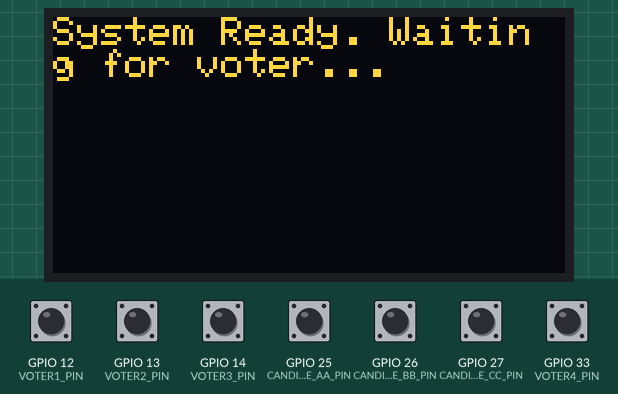
Recording of a sketch running on a simulated ESP32. Parts: 128×64 one-colour display. Inputs (shaded band) come from the test bench; at power-on: GPIO 12 (VOTER1_PIN), GPIO 13 (VOTER2_PIN), GPIO 14 (VOTER3_PIN), GPIO 25 (CANDIDATE_AA_PIN), GPIO 26 (CANDIDATE_BB_PIN), GPIO 27 (CANDIDATE_CC_PIN), GPIO 33 (VOTER4_PIN) HIGH. The OLED is the two-colour kind (top 16 rows yellow); WiFi joins after 1.5 s; servers stay silent unless stated; the local clock reads 2024-03-15 10:24:30 at power-on unless the sketch sets it; the Firebase database answers and starts empty; what the sketch prints to the serial monitor is not drawn.

Above: at 3.7 s.
3.8 s: GPIO 12 (VOTER1_PIN) pulled LOW for 0.15 s
At 5.2 s:
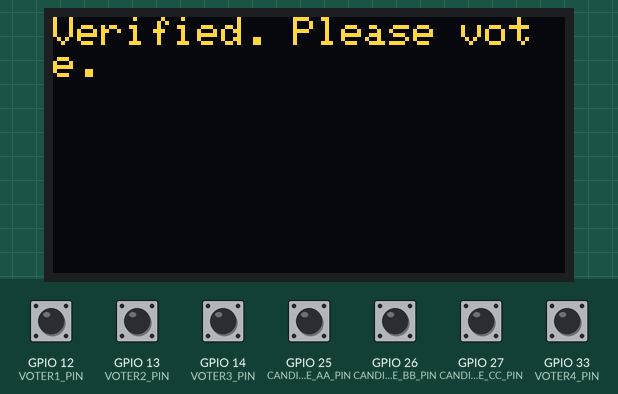
5.5 s: GPIO 25 (CANDIDATE_AA_PIN) pulled LOW for 0.15 s
At 6.8 s:
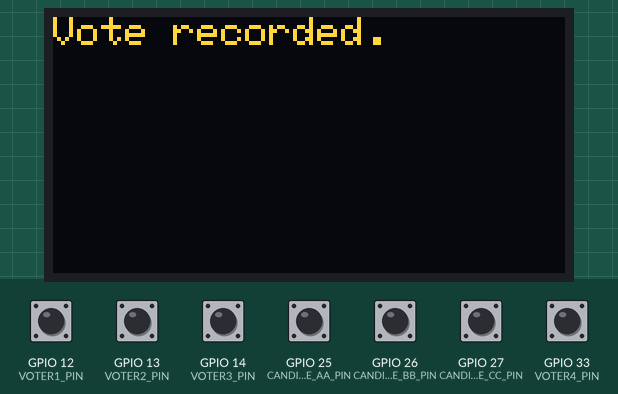
8.6 s: GPIO 12 (VOTER1_PIN) pulled LOW for 1 s
At 9.2 s:
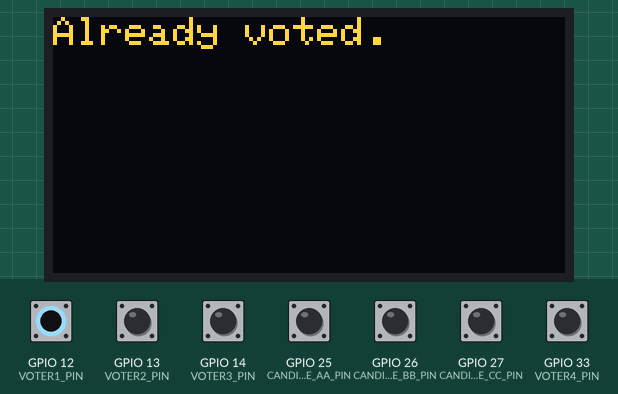
11.4 s: GPIO 13 (VOTER2_PIN) pulled LOW for 0.15 s
At 11.53 s:
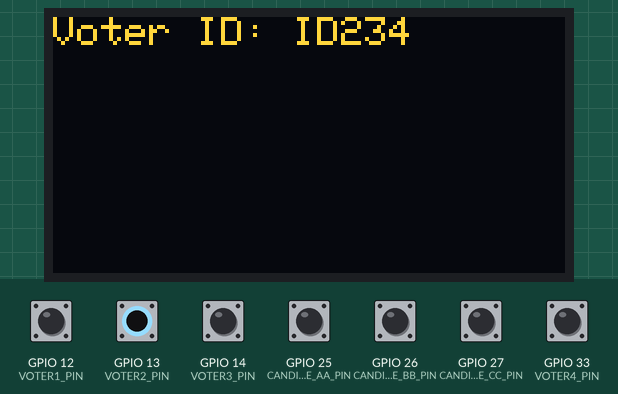
13.1 s: GPIO 25 (CANDIDATE_AA_PIN) pulled LOW for 1 s
At 15.7 s:
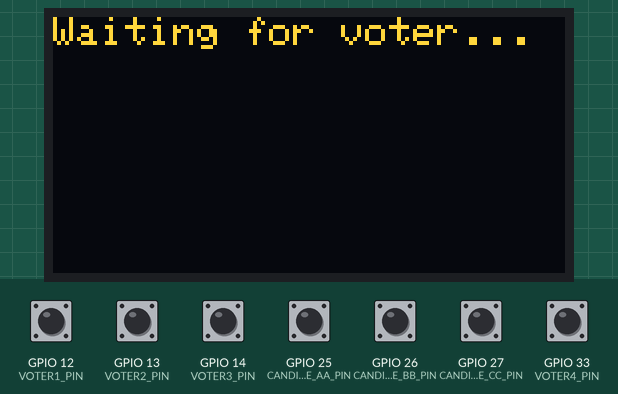
16.7 s: GPIO 14 (VOTER3_PIN) pulled LOW for 0.15 s
At 16.83 s:
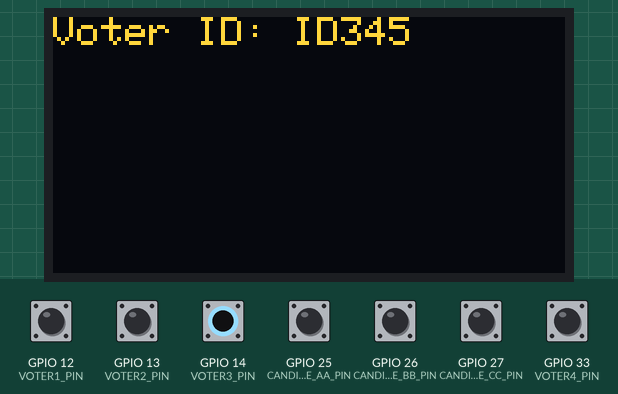
Timing chart, 0 to 19.4 s (numbered marks = the images above; inputs shaded):
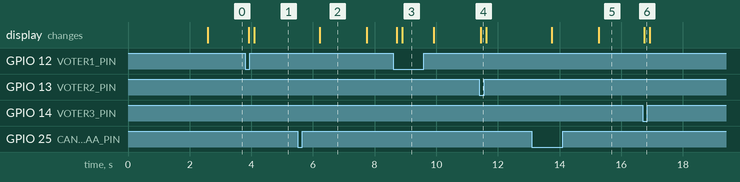

Measured:
- after the input at 3.8 s, the display: first changes after 0.12 s (image 1 shows a later state)
- after the input at 5.5 s, the display: changes after 0.72 s (image 2)
- after the input at 8.6 s, the display: first changes after 0.12 s (image 3 shows a later state)
- after the input at 11.4 s, the display: changes after 0.05 s (image 4)
- after the input at 13.1 s, the display: first changes after 0.65 s (image 5 shows a later state)
- after the input at 16.7 s, the display: changes after 0.05 s (image 6)
- what the display in image 2 shows lasts 1.5 s, from 6.2 s to 7.7 s

The sketch:

voting_rtos.ino
```cpp
#include <Arduino.h>
#include <WiFi.h>
#include <time.h>
#include <FirebaseESP32.h>
#include <addons/TokenHelper.h>
#include <addons/RTDBHelper.h>
#include <Wire.h>
#include <Adafruit_GFX.h>
#include <Adafruit_SSD1306.h>

// Wi-Fi credentials
#define WIFI_SSID "IQOOZ5"
#define WIFI_PASSWORD "24681234"

// Firebase credentials
#define API_KEY "AIzaSyDyEx9Q-qSfP6ccn5E5vK0rsatnDKMUBe4"
#define DATABASE_URL "https://my-project-4c469-default-rtdb.firebaseio.com/"
#define USER_EMAIL "kripakrishnakumar333@gmail.com"
#define USER_PASSWORD "Embedded_098*"

// Voter ID button pins
#define VOTER1_PIN 12
#define VOTER2_PIN 13
#define VOTER3_PIN 14
#define VOTER4_PIN 33

// Candidate button pins
#define CANDIDATE_AA_PIN 25
#define CANDIDATE_BB_PIN 26
#define CANDIDATE_CC_PIN 27

// OLED display configuration
#define SCREEN_WIDTH 128
#define SCREEN_HEIGHT 64
#define OLED_RESET -1
#define OLED_ADDRESS 0x3C

Adafruit_SSD1306 display(SCREEN_WIDTH, SCREEN_HEIGHT, &Wire, OLED_RESET);

FirebaseData fbdoVerify;
FirebaseData fbdoCast;
FirebaseAuth auth;
FirebaseConfig config;

String voterID = "";
bool idEntered = false;
bool voteRecorded = false;
bool readyToVote = false;

void printToDisplay(String message);

void setup() {
  Serial.begin(115200);

  // Initialize display before WiFi
  Wire.begin(21, 22); // SDA, SCL
  if (!display.begin(SSD1306_SWITCHCAPVCC, OLED_ADDRESS)) {
    Serial.println("OLED initialization failed");
    while (true);
  }
  display.clearDisplay();
  display.setTextSize(1);
  display.setTextColor(SSD1306_WHITE);
  display.setCursor(0, 0);
  display.println("System Booting...");
  display.display();
  delay(1000);
  display.clearDisplay();

  // Button setup
  pinMode(VOTER1_PIN, INPUT_PULLUP);
  pinMode(VOTER2_PIN, INPUT_PULLUP);
  pinMode(VOTER3_PIN, INPUT_PULLUP);
  pinMode(VOTER4_PIN, INPUT_PULLUP);
  pinMode(CANDIDATE_AA_PIN, INPUT_PULLUP);
  pinMode(CANDIDATE_BB_PIN, INPUT_PULLUP);
  pinMode(CANDIDATE_CC_PIN, INPUT_PULLUP);

  // Wi-Fi connection
  WiFi.begin(WIFI_SSID, WIFI_PASSWORD);
  Serial.print("Connecting to Wi-Fi");
  while (WiFi.status() != WL_CONNECTED) {
    Serial.print(".");
    delay(300);
  }
  Serial.println("\nConnected with IP: " + WiFi.localIP().toString());

  // Time config (India Time)
  configTime(19800, 0, "pool.ntp.org", "time.nist.gov");
  Serial.println("Waiting for NTP time...");
  time_t now = time(nullptr);
  while (now < 100000) {
    delay(100);
    now = time(nullptr);
  }
  Serial.println("Time synced!");

  // Firebase config
  config.api_key = API_KEY;
  config.database_url = DATABASE_URL;
  auth.user.email = USER_EMAIL;
  auth.user.password = USER_PASSWORD;
  config.token_status_callback = tokenStatusCallback;

  Firebase.begin(&config, &auth);
  Firebase.reconnectNetwork(true);

  Serial.println("System Ready. Waiting for voter...");
  printToDisplay("System Ready. Waiting for voter...");

  // RTOS tasks
  xTaskCreatePinnedToCore(verifyVoterTask, "VerifyVoterTask", 8192, &fbdoVerify, 1, NULL, 1);
  xTaskCreatePinnedToCore(castVoteTask, "CastVoteTask", 8192, &fbdoCast, 1, NULL, 1);
}

void loop() {
  // Tasks are handled with RTOS
}

void verifyVoterTask(void *parameter) {
  FirebaseData *fbdo = (FirebaseData *)parameter;

  while (true) {
    if (!idEntered) {
      if (digitalRead(VOTER1_PIN) == LOW) voterID = "ID123";
      else if (digitalRead(VOTER2_PIN) == LOW) voterID = "ID234";
      else if (digitalRead(VOTER3_PIN) == LOW) voterID = "ID345";
      else if (digitalRead(VOTER4_PIN) == LOW) voterID = "ID456";
      else {
        vTaskDelay(100 / portTICK_PERIOD_MS);
        continue;
      }

      idEntered = true;
      Serial.println("Voter ID: " + voterID);
      printToDisplay("Voter ID: " + voterID);
      String statusPath = "/" + voterID + "/Status";

      if (Firebase.getBool(*fbdo, statusPath)) {
        bool hasVoted = fbdo->boolData();
        if (hasVoted) {
          Serial.println("This ID has already voted.");
          printToDisplay("Already voted.");
          vTaskDelay(1000 / portTICK_PERIOD_MS);
          idEntered = false;
          printToDisplay("Waiting for voter...");
        } else {
          Serial.println("Voter verified.");
          printToDisplay("Verified. Please vote.");
          readyToVote = true;
        }
      } else {
        Serial.println("Invalid ID or error: " + fbdo->errorReason());
        printToDisplay("Invalid ID or Error.");
        idEntered = false;
      }
    }

    vTaskDelay(100 / portTICK_PERIOD_MS);
  }
}

void castVoteTask(void *parameter) {
  FirebaseData *fbdo = (FirebaseData *)parameter;

  while (true) {
    if (idEntered && readyToVote && !voteRecorded) {
      String candidate = "";

      if (digitalRead(CANDIDATE_AA_PIN) == LOW) candidate = "AA";
      else if (digitalRead(CANDIDATE_BB_PIN) == LOW) candidate = "BB";
      else if (digitalRead(CANDIDATE_CC_PIN) == LOW) candidate = "CC";
      else {
        vTaskDelay(100 / portTICK_PERIOD_MS);
        continue;
      }

      // Mark voted
      String statusPath = "/" + voterID + "/Status";
      if (Firebase.setBool(*fbdo, statusPath, true)) {
        // Get existing vote count
        String voteCountPath = "/voteCount/" + candidate;
        int count = 0;
        if (Firebase.getInt(*fbdo, voteCountPath)) {
          count = fbdo->intData();
        }
        Firebase.setInt(*fbdo, voteCountPath, count + 1);

        // Timestamp
        time_t now = time(nullptr);
        struct tm *timeinfo = localtime(&now);
        char timeStr[30];
        strftime(timeStr, sizeof(timeStr), "%Y-%m-%d %H:%M:%S", timeinfo);

        // Log
        FirebaseJson voteJson;
        voteJson.set("votedFor", candidate);
        voteJson.set("timestamp", timeStr);
        //voteJson.set("timestamp_unix", (unsigned long long)now * 1000);

        Firebase.pushJSON(*fbdo, "/votes", voteJson);

        Serial.println("Vote recorded.");
        printToDisplay("Vote recorded.");
        delay(1000);
      } else {
        Serial.println("Vote failed: " + fbdo->errorReason());
        printToDisplay("Vote failed.");
      }

      voteRecorded = true;
      delay(500);
      idEntered = false;
      readyToVote = false;
      voteRecorded = false;
      voterID = "";
      printToDisplay("Waiting for voter...");
    }

    vTaskDelay(10 / portTICK_PERIOD_MS);
  }
}

void printToDisplay(String message) {
  Serial.println(message);
  display.clearDisplay();
  display.setCursor(0, 0);

  int len = message.length();
  for (int i = 0; i < len; i += 20) {
    display.println(message.substring(i, i + 20));
  }

  display.display();
}
```
